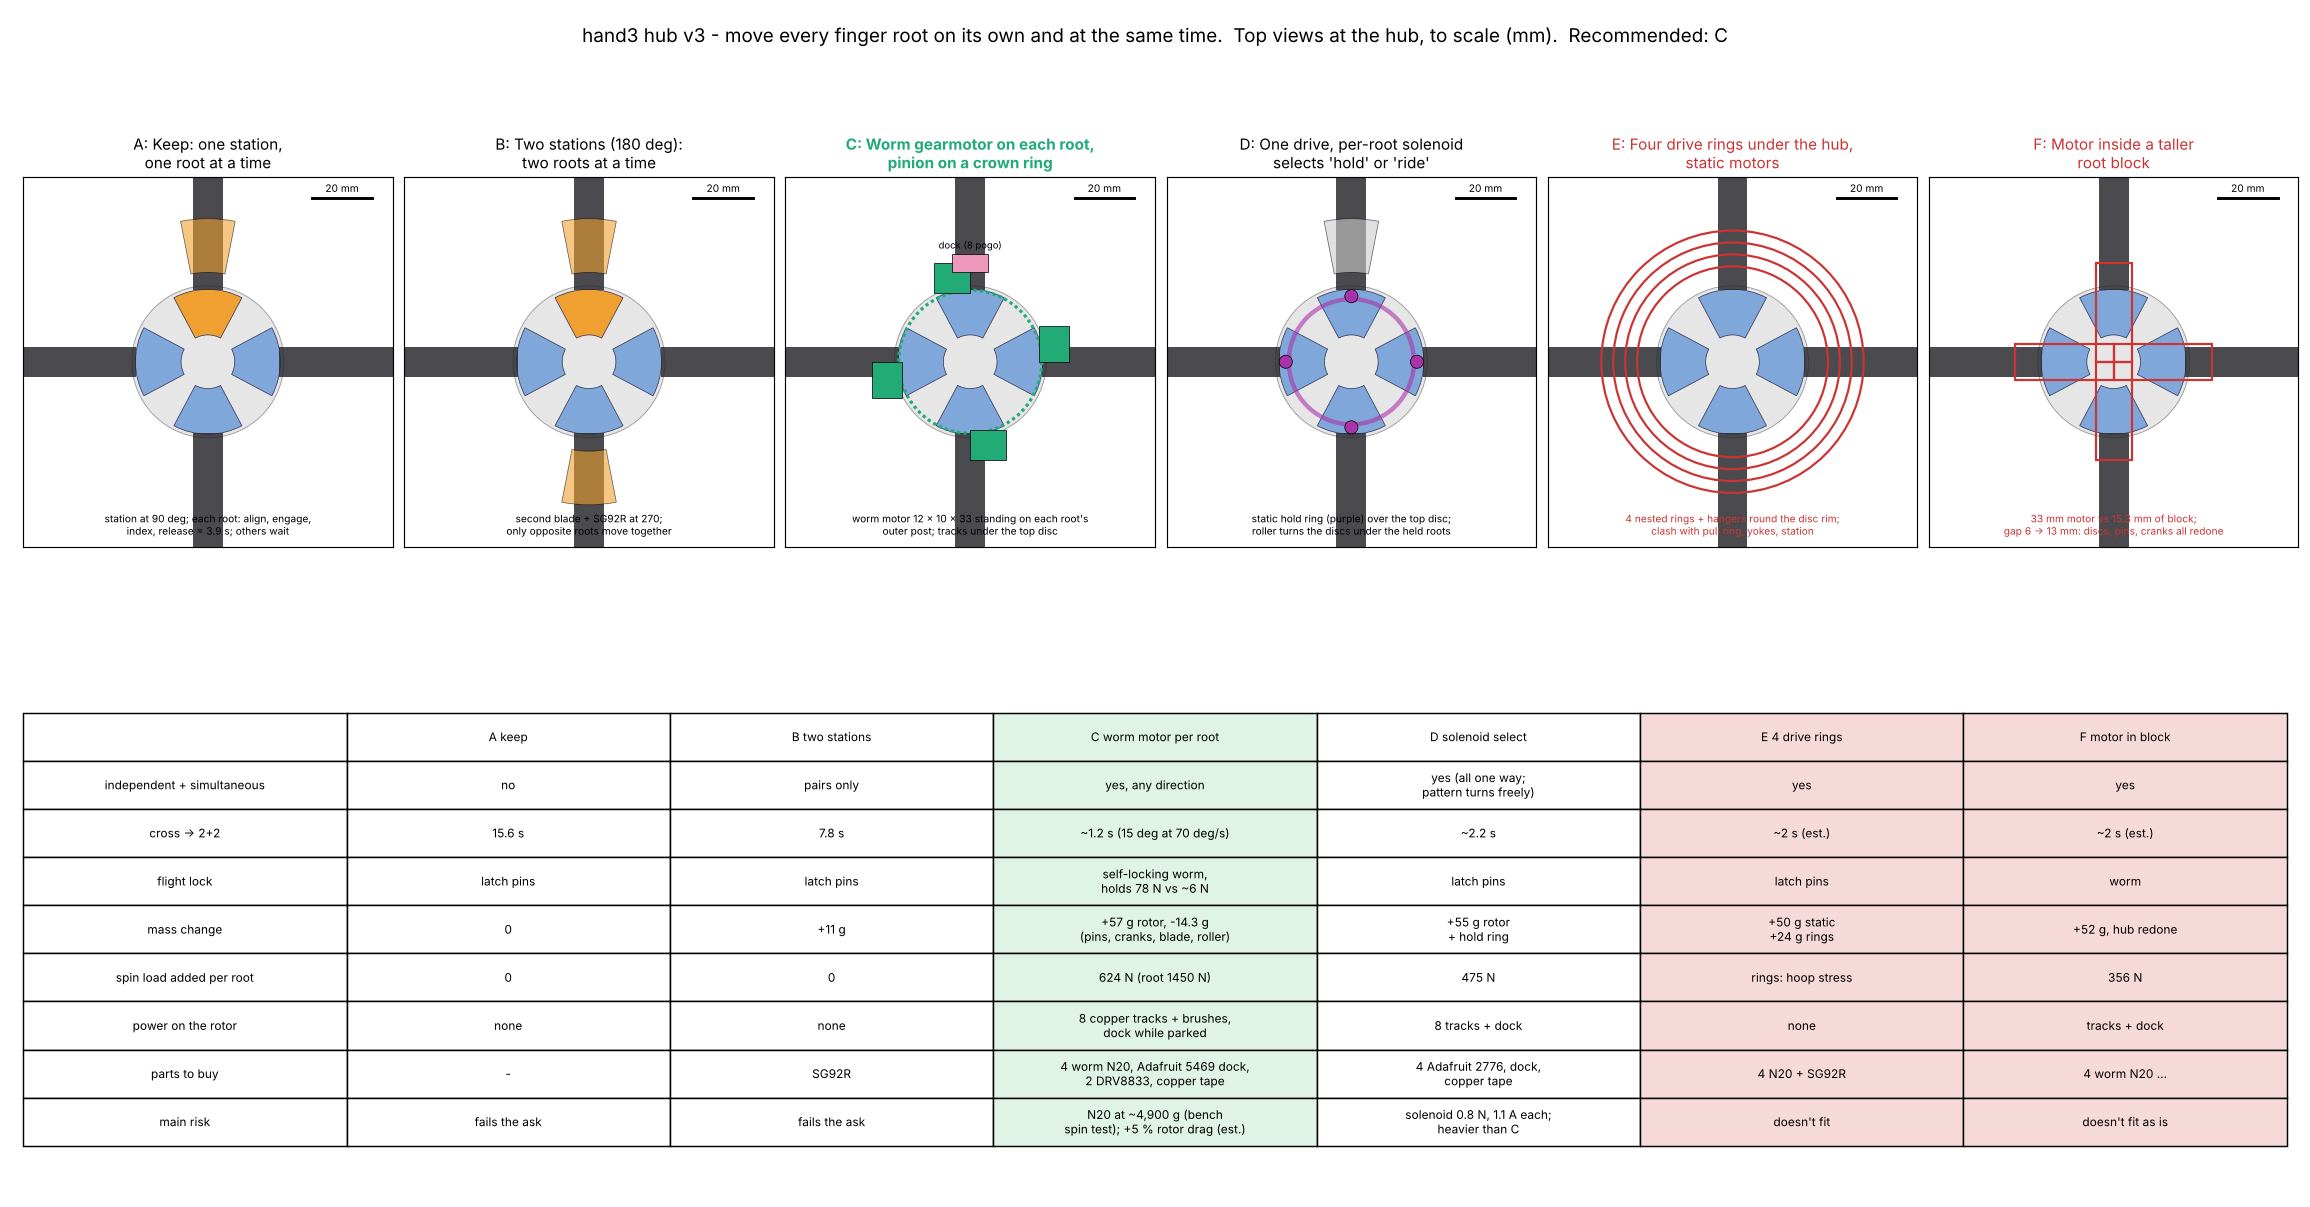

Python code for this plot:
"""hand3 hub v3: move every finger root on its own and at the same time (not one by one through the station).  Options study,
2026-11-20.  Top views to scale (mm), rotor parked.  Numbers -> hand3_root_drive_study.json.

Requirements:
  - each of the 4 roots moves round the hub by its own amount, all at once; order kept (roots can't pass), MIN_SEP 58 deg;
  - in flight (12,500 rpm) each root held against its spin load (finger 826 N radial, carried by the disc ribs as now) and the
    tangential load from spin-up (rotor torque 0.62 N m / 4 at r ~25 -> ~6 N, est.);
  - no slip ring at 12,500 rpm: anything electric on the rotor gets power only while parked;
  - stock parts (Adafruit fair game); every gram counts (arm servo is over its rating, hand3-mass-study);
  - today: cross -> 2+2 takes 4 single moves x 3.9 s = 15.6 s; 3+1 -> 2+2 3 moves = 11.7 s (hand3_v3_sim)."""
import os, sys, json
sys.path.insert(0, os.path.join(os.path.dirname(os.path.abspath(__file__)), "hand3e"))
import numpy as np
import matplotlib
matplotlib.use("Agg")
import matplotlib.pyplot as plt
from matplotlib.patches import Wedge, Circle, Rectangle, Polygon, FancyArrowPatch
import hand3_hub_v3 as V3

HERE = os.path.dirname(os.path.abspath(__file__))
W = 1309.0                              # rad/s
G = 9.81
DISC_R = V3.V["disc_r"]; BR = V3.V["block_r"]; BH = V3.V["block_half"]
POSES = V3.POSES
# --- bought parts (datasheets / shop pages)
WORM = dict(name="N20 worm gearmotor 1220WG-N20VA (E-S Motor, RobotShop) / CHF-GW12T-N20VA (Chihai)", m=13.0, gearbox=(18, 12, 10),
            L=33.0, rpm=94, stall_kgcm=2.4, stall_A=0.65, self_lock=True)                  # 13 g: Chihai page, "approx."
SOL = dict(name="Adafruit 2776 mini push-pull solenoid 5 V", m=12.6, throw=3.0, force_N=0.08 * G, A=1.1)
SG92R = dict(m=9.0); N20 = dict(m=9.5)
DOCK = "Adafruit 5469 magnetic connector, 8 pogo contacts, 2.2 mm pitch"


def spin_pull(m_g, r_mm):
    return m_g * 1e-3 * r_mm * 1e-3 * W ** 2


def move_time_simultaneous(a0, a1, deg_s):
    """All roots at once; the whole pattern may turn freely, so pick the shift that minimises the largest move."""
    a0 = np.array(a0, float); a1 = np.array(a1, float); best = 1e9
    for sh in np.arange(0, 360, 1.0):
        d = (a1 + sh - a0 + 180) % 360 - 180
        best = min(best, np.abs(d).max())
    return best / deg_s, best


def numbers():
    out = {}
    # C: pinion m0.5 z12 (d 6) on a crown ring at r 24, worm output 94 rpm
    v = WORM["rpm"] / 60 * np.pi * 6.0; degs = np.degrees(v / 24.0)
    t1, m1 = move_time_simultaneous(POSES["flight cross"], POSES["2 + 2 pinch"], degs)
    t2, m2 = move_time_simultaneous(POSES["3 + 1 thumb"], POSES["2 + 2 pinch"], degs)
    F_hold = WORM["stall_kgcm"] * G * 1e-2 / 3e-3
    out["C"] = dict(root_speed_deg_s=round(degs, 1), cross_to_2p2_s=round(t1 + 1.0, 1), largest_move_deg=m1, thumb_to_2p2_s=round(t2 + 1.0, 1),
                    pull_N_per_motor=round(spin_pull(WORM["m"], 28.0)), root_total_N=round(826 + spin_pull(WORM["m"], 28.0)),
                    worm_hold_N=round(F_hold), spinup_N=6, added_rotor_g=4 * WORM["m"] + 3.0 + 2.0, removed_g=round(8 * 0.19 + 8 * 0.04 + 9.5 + 1.0 + 2.0, 1),
                    tower_drag_Nm=round(4 * 0.5 * 1.2 * (W * 0.028) ** 2 * 1.0 * (12 * 33e-6) * 0.028, 3))
    out["C"]["net_g"] = round(out["C"]["added_rotor_g"] - out["C"]["removed_g"], 1)
    # D: one hold ring + roller, a solenoid per root lifts its pins into the static hold ring; all move the same way
    t1d, _ = move_time_simultaneous(POSES["flight cross"], POSES["2 + 2 pinch"], 60.0)
    out["D"] = dict(pull_N_per_solenoid=round(spin_pull(SOL["m"], 22.0)), added_rotor_g=4 * SOL["m"] + 5.0, solenoid_force_N=round(SOL["force_N"], 2),
                    needed_lift_N="pins + crank spring ~1 N (est.)", cross_to_2p2_s=round(t1d + 2.0, 1))
    # E: four nested gear rings under the hub (one per root), static N20s
    out["E"] = dict(ring_g_each="~5 (est.)", rings_r=(32, 36, 40, 44), static_g=4 * N20["m"] + SG92R["m"] + 3.0, rotor_g=20 + 4,
                    clash="ring stack z 76..90 is where the pull ring (z 83..86), yoke lips and station live")
    # F: motor inside a taller root block between the discs
    out["F"] = dict(radial_room_mm=round(BR[1] - BR[0], 1), worm_L=WORM["L"], gap_now=6.0, gap_needed=WORM["gearbox"][1] + 1.0,
                    pull_N_per_motor=round(spin_pull(WORM["m"], 16.0)))
    out["B"] = dict(cross_to_2p2_s=round(2 * 3.9, 1), added_g=SG92R["m"] + 2.0 + 0.3)
    out["A"] = dict(cross_to_2p2_s=15.6, thumb_to_2p2_s=11.7)
    return out


OPTS = [("A", "Keep: one station,\none root at a time", "k"), ("B", "Two stations (180 deg):\ntwo roots at a time", "k"),
        ("C", "Worm gearmotor on each root,\npinion on a crown ring", "#2a7"), ("D", "One drive, per-root solenoid\nselects 'hold' or 'ride'", "k"),
        ("E", "Four drive rings under the hub,\nstatic motors", "#c33"), ("F", "Motor inside a taller\nroot block", "#c33")]


def hub(ax, azs, hl=None):
    ax.add_patch(Circle((0, 0), DISC_R, fc="#e6e6e6", ec="#999", lw=0.6))
    for k, a in enumerate(azs):
        ax.add_patch(Wedge((0, 0), BR[1], a - BH, a + BH, width=BR[1] - BR[0], fc="#7fa7d9" if k != hl else "#f0a030", ec="#335", lw=0.5))
        c, s = np.cos(np.radians(a)), np.sin(np.radians(a))
        ax.add_patch(Polygon([[c * 24 - s * 5, s * 24 + c * 5], [c * 70 - s * 5, s * 70 + c * 5], [c * 70 + s * 5, s * 70 - c * 5], [c * 24 + s * 5, s * 24 - c * 5]],
                             fc="#2b2b30", ec="none", alpha=0.85))


def figure(N):
    fig = plt.figure(figsize=(22, 11.5))
    azs = POSES["flight cross"]
    for i, (key, title, col) in enumerate(OPTS):
        ax = fig.add_axes([0.01 + i * 0.165, 0.50, 0.16, 0.40]); ax.set_aspect("equal"); ax.set_xlim(-62, 62); ax.set_ylim(-62, 62)
        ax.set_xticks([]); ax.set_yticks([])
        hub(ax, azs, hl=1 if key in ("A", "B") else None)
        st = lambda a, c="#f0a030": ax.add_patch(Wedge((0, 0), 48, a - 11, a + 11, width=48 - 30, fc=c, ec="k", lw=0.5, alpha=0.6))
        if key == "A":
            st(90); ax.text(0, -58, "station at 90 deg; each root: align, engage,\nindex, release = 3.9 s; others wait", ha="center", fontsize=7)
        if key == "B":
            st(90); st(270); ax.text(0, -58, "second blade + SG92R at 270;\nonly opposite roots move together", ha="center", fontsize=7)
        if key == "C":
            ax.add_patch(Circle((0, 0), 24.0, fc="none", ec="#2a7", lw=2.2, ls=(0, (1, 1))))
            for a in azs:
                c, s = np.cos(np.radians(a)), np.sin(np.radians(a))
                p = np.array([c * 28 - s * 6, s * 28 + c * 6])
                ax.add_patch(Polygon([p + R2(a) @ q for q in ([-5, -6], [5, -6], [5, 6], [-5, 6])], fc="#2a7", ec="k", lw=0.5))
            ax.add_patch(Rectangle((-6, 30), 12, 6, fc="#e9b", ec="k", lw=0.5)); ax.text(0, 38, "dock (8 pogo)", ha="center", fontsize=6.5)
            ax.text(0, -58, "worm motor 12 x 10 x 33 standing on each root's\nouter post; tracks under the top disc", ha="center", fontsize=7)
        if key == "D":
            ax.add_patch(Circle((0, 0), 21.0, fc="none", ec="#a3a", lw=3, alpha=0.6)); st(90, "#ccc")
            for a in azs:
                c, s = np.cos(np.radians(a)), np.sin(np.radians(a))
                ax.add_patch(Circle((c * 22 + s * 0, s * 22), 2.2, fc="#a3a", ec="k", lw=0.5))
            ax.text(0, -58, "static hold ring (purple) over the top disc;\nroller turns the discs under the held roots", ha="center", fontsize=7)
        if key == "E":
            for r in (32, 36, 40, 44): ax.add_patch(Circle((0, 0), r, fc="none", ec="#c33", lw=1.5))
            ax.text(0, -58, "4 nested rings + hangers round the disc rim;\nclash with pull ring, yokes, station", ha="center", fontsize=7, color="#c33")
        if key == "F":
            for a in azs:
                c, s = np.cos(np.radians(a)), np.sin(np.radians(a))
                p = np.array([c * 16.5, s * 16.5]); ax.add_patch(Polygon([p + R2(a) @ q for q in ([-16.5, -6], [16.5, -6], [16.5, 6], [-16.5, 6])], fc="none", ec="#c33", lw=1.5))
            ax.text(0, -58, f"33 mm motor vs {N['F']['radial_room_mm']} mm of block;\ngap 6 -> 13 mm: discs, pins, cranks all redone", ha="center", fontsize=7, color="#c33")
        ax.set_title(f"{key}: {title}", fontsize=10.5, color=col, fontweight="bold" if col == "#2a7" else "normal")
        ax.plot([35, 55], [55, 55], "k", lw=2); ax.text(45, 57, "20 mm", ha="center", fontsize=7)
    C, D, E, F, B = N["C"], N["D"], N["E"], N["F"], N["B"]
    rows = [["", "A keep", "B two stations", "C worm motor per root", "D solenoid select", "E 4 drive rings", "F motor in block"],
            ["independent + simultaneous", "no", "pairs only", "yes, any direction", "yes (all one way;\npattern turns freely)", "yes", "yes"],
            ["cross -> 2+2", "15.6 s", f"{B['cross_to_2p2_s']} s", f"~{C['cross_to_2p2_s']} s ({C['largest_move_deg']:.0f} deg at {C['root_speed_deg_s']:.0f} deg/s)",
             f"~{D['cross_to_2p2_s']} s", "~2 s (est.)", "~2 s (est.)"],
            ["flight lock", "latch pins", "latch pins", f"self-locking worm,\nholds {C['worm_hold_N']} N vs ~6 N", "latch pins", "latch pins", "worm"],
            ["mass change", "0", f"+{B['added_g']:.0f} g", f"+{C['added_rotor_g']:.0f} g rotor, -{C['removed_g']} g\n(pins, cranks, blade, roller)",
             f"+{D['added_rotor_g']:.0f} g rotor\n+ hold ring", f"+{E['static_g']:.0f} g static\n+{E['rotor_g']} g rings", "+52 g, hub redone"],
            ["spin load added per root", "0", "0", f"{C['pull_N_per_motor']} N (root {C['root_total_N']} N)", f"{D['pull_N_per_solenoid']} N", "rings: hoop stress", f"{F['pull_N_per_motor']} N"],
            ["power on the rotor", "none", "none", "8 copper tracks + brushes,\ndock while parked", "8 tracks + dock", "none", "tracks + dock"],
            ["parts to buy", "-", "SG92R", "4 worm N20, Adafruit 5469 dock,\n2 DRV8833, copper tape", "4 Adafruit 2776, dock,\ncopper tape", "4 N20 + SG92R", "4 worm N20 ..."],
            ["main risk", "fails the ask", "fails the ask", "N20 at ~4,900 g (bench\nspin test); +5 % rotor drag (est.)", "solenoid 0.8 N, 1.1 A each;\nheavier than C",
             "doesn't fit", "doesn't fit as is"]]
    ax = fig.add_axes([0.01, 0.01, 0.98, 0.44]); ax.axis("off")
    t = ax.table(cellText=rows, loc="center", cellLoc="center"); t.auto_set_font_size(False); t.set_fontsize(8.2); t.scale(1, 2.75)
    for r in range(len(rows)):
        t[r, 3].set_facecolor("#dff3e6")
        for c in (5, 6): t[r, c].set_facecolor("#f6dada")
    fig.suptitle("hand3 hub v3 - move every finger root on its own and at the same time.  Top views at the hub, to scale (mm).  Recommended: C",
                 fontsize=13)
    fig.savefig(os.path.join(HERE, "hand3_root_drive_study.png"), dpi=105)


def R2(a):
    c, s = np.cos(np.radians(a)), np.sin(np.radians(a)); return np.array([[c, -s], [s, c]])


if __name__ == "__main__":
    N = numbers(); json.dump(N, open(os.path.join(HERE, "hand3_root_drive_study.json"), "w"), indent=1, default=str)
    print(json.dumps(N, indent=1, default=str)); figure(N)
